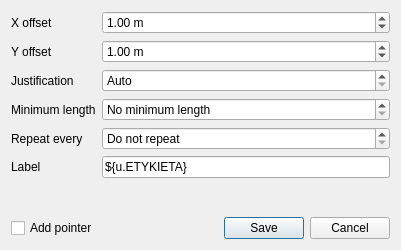
<?xml version="1.0" encoding="UTF-8"?>
<ui version="4.0">
 <class>LabelDialog</class>
 <widget class="QDialog" name="LabelDialog">
  <property name="geometry">
   <rect>
    <x>0</x>
    <y>0</y>
    <width>400</width>
    <height>250</height>
   </rect>
  </property>
  <property name="windowTitle">
   <string>Insert label</string>
  </property>
  <property name="windowIcon">
   <iconset theme="format-text-italic">
    <normaloff>.</normaloff>.</iconset>
  </property>
  <layout class="QGridLayout" name="gridLayout">
   <item row="5" column="0">
    <widget class="QLabel" name="limiterLabel">
     <property name="text">
      <string>Minimum length</string>
     </property>
    </widget>
   </item>
   <item row="5" column="1">
    <widget class="QDoubleSpinBox" name="limiterSpin">
     <property name="specialValueText">
      <string>No minimum length</string>
     </property>
     <property name="suffix">
      <string> m</string>
     </property>
     <property name="maximum">
      <double>1000.000000000000000</double>
     </property>
    </widget>
   </item>
   <item row="10" column="0">
    <widget class="QLabel" name="textLabel">
     <property name="text">
      <string>Label</string>
     </property>
    </widget>
   </item>
   <item row="10" column="1">
    <widget class="QLineEdit" name="textEdit">
     <property name="text">
      <string>${u.ETYKIETA}</string>
     </property>
    </widget>
   </item>
   <item row="3" column="1">
    <widget class="QDoubleSpinBox" name="ySpin">
     <property name="suffix">
      <string> m</string>
     </property>
     <property name="minimum">
      <double>-10.000000000000000</double>
     </property>
     <property name="maximum">
      <double>10.000000000000000</double>
     </property>
     <property name="singleStep">
      <double>0.010000000000000</double>
     </property>
     <property name="value">
      <double>1.000000000000000</double>
     </property>
    </widget>
   </item>
   <item row="4" column="0">
    <widget class="QLabel" name="justifyLabel">
     <property name="text">
      <string>Justification</string>
     </property>
    </widget>
   </item>
   <item row="11" column="0" colspan="2">
    <spacer name="verticalSpacer">
     <property name="orientation">
      <enum>Qt::Vertical</enum>
     </property>
     <property name="sizeHint" stdset="0">
      <size>
       <width>379</width>
       <height>135</height>
      </size>
     </property>
    </spacer>
   </item>
   <item row="2" column="0">
    <widget class="QLabel" name="xLabel">
     <property name="text">
      <string>X offset</string>
     </property>
    </widget>
   </item>
   <item row="2" column="1">
    <widget class="QDoubleSpinBox" name="xSpin">
     <property name="suffix">
      <string> m</string>
     </property>
     <property name="minimum">
      <double>-10.000000000000000</double>
     </property>
     <property name="maximum">
      <double>10.000000000000000</double>
     </property>
     <property name="singleStep">
      <double>0.010000000000000</double>
     </property>
     <property name="value">
      <double>1.000000000000000</double>
     </property>
    </widget>
   </item>
   <item row="4" column="1">
    <widget class="QSpinBox" name="justifySpin">
     <property name="specialValueText">
      <string>Auto</string>
     </property>
     <property name="minimum">
      <number>0</number>
     </property>
     <property name="maximum">
      <number>9</number>
     </property>
    </widget>
   </item>
   <item row="3" column="0">
    <widget class="QLabel" name="yLabel">
     <property name="text">
      <string>Y offset</string>
     </property>
    </widget>
   </item>
   <item row="12" column="0" colspan="2">
    <layout class="QHBoxLayout" name="horizontalLayout">
     <item>
      <widget class="QCheckBox" name="pointerBox">
       <property name="text">
        <string>Add pointer</string>
       </property>
      </widget>
     </item>
     <item>
      <widget class="QDialogButtonBox" name="buttonBox">
       <property name="orientation">
        <enum>Qt::Horizontal</enum>
       </property>
       <property name="standardButtons">
        <set>QDialogButtonBox::Cancel|QDialogButtonBox::Save</set>
       </property>
      </widget>
     </item>
    </layout>
   </item>
   <item row="6" column="0">
    <widget class="QLabel" name="repeatLabel">
     <property name="text">
      <string>Repeat every</string>
     </property>
    </widget>
   </item>
   <item row="6" column="1">
    <widget class="QDoubleSpinBox" name="repeatSpin">
     <property name="specialValueText">
      <string>Do not repeat</string>
     </property>
     <property name="suffix">
      <string> m</string>
     </property>
     <property name="maximum">
      <double>1000.000000000000000</double>
     </property>
    </widget>
   </item>
  </layout>
 </widget>
 <resources/>
 <connections>
  <connection>
   <sender>buttonBox</sender>
   <signal>accepted()</signal>
   <receiver>LabelDialog</receiver>
   <slot>accept()</slot>
   <hints>
    <hint type="sourcelabel">
     <x>345</x>
     <y>164</y>
    </hint>
    <hint type="destinationlabel">
     <x>157</x>
     <y>274</y>
    </hint>
   </hints>
  </connection>
  <connection>
   <sender>buttonBox</sender>
   <signal>rejected()</signal>
   <receiver>LabelDialog</receiver>
   <slot>reject()</slot>
   <hints>
    <hint type="sourcelabel">
     <x>389</x>
     <y>164</y>
    </hint>
    <hint type="destinationlabel">
     <x>286</x>
     <y>274</y>
    </hint>
   </hints>
  </connection>
  <connection>
   <sender>textEdit</sender>
   <signal>textChanged(QString)</signal>
   <receiver>LabelDialog</receiver>
   <slot>labelTextChanged(QString)</slot>
   <hints>
    <hint type="sourcelabel">
     <x>376</x>
     <y>107</y>
    </hint>
    <hint type="destinationlabel">
     <x>645</x>
     <y>127</y>
    </hint>
   </hints>
  </connection>
 </connections>
 <slots>
  <slot>labelTextChanged(QString)</slot>
 </slots>
</ui>
